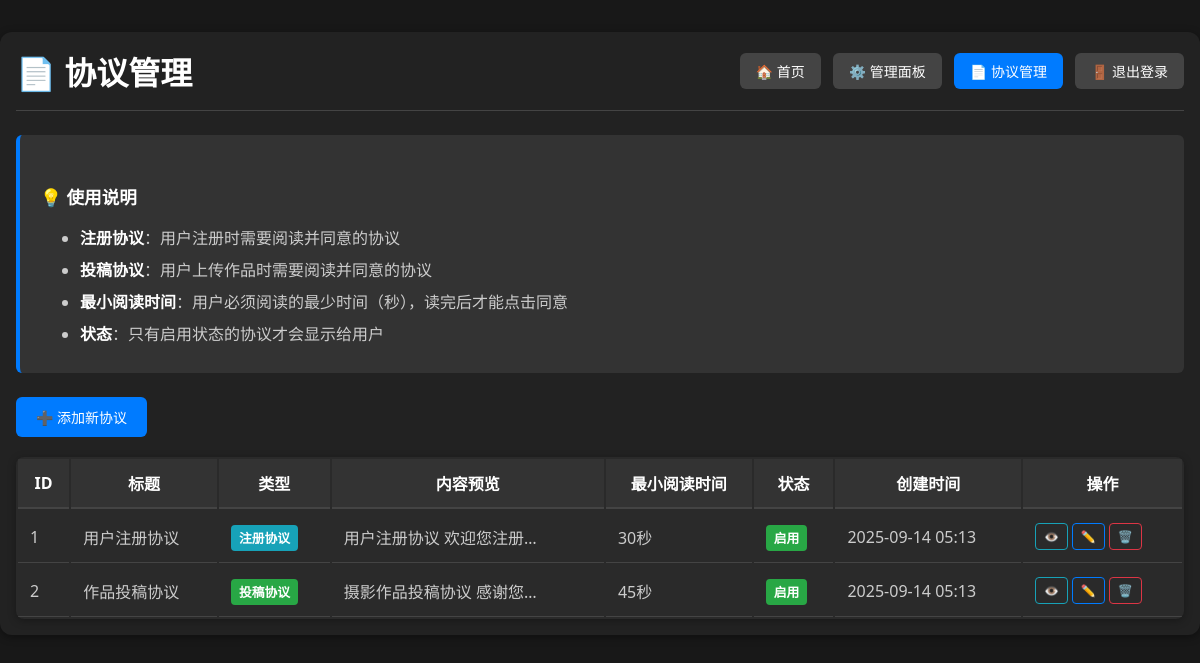
Before: /agreement_management (signed in) with the older database file.
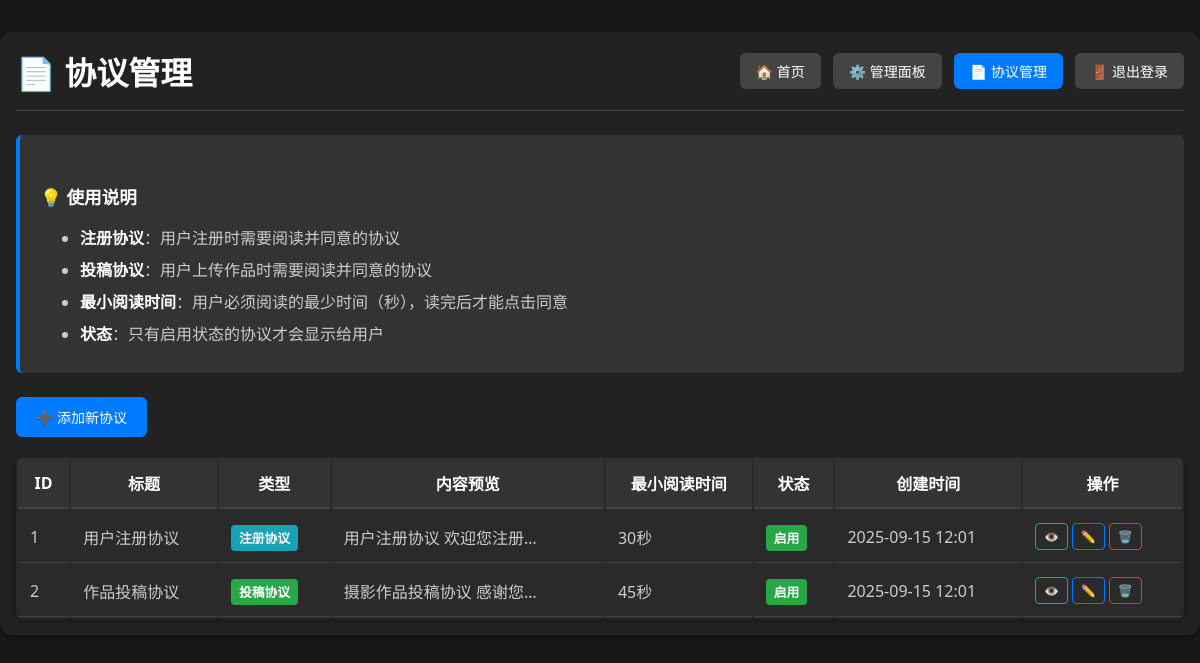
After: the same page with the newer database file.
### src/app.py (models this page shows)
class Agreement(db.Model):
    id = db.Column(db.Integer, primary_key=True)
    title = db.Column(db.String(100), nullable=False)  # 协议标题
    content = db.Column(db.Text, nullable=False)  # 协议内容（HTML格式）
    agreement_type = db.Column(db.String(20), nullable=False)  # 协议类型：register, upload
    min_read_time = db.Column(db.Integer, default=10)  # 最小阅读时间（秒）
    is_active = db.Column(db.Boolean, default=True)  # 是否启用
    created_at = db.Column(db.DateTime, default=db.func.current_timestamp())
    updated_at = db.Column(db.DateTime, default=db.func.current_timestamp(), onupdate=db.func.current_timestamp())

### src/app.py (the view)
@app.route('/agreement_management')
@super_admin_required
def agreement_management():
    agreements = Agreement.query.all()
    return render_template('agreement_management.html', agreements=agreements)

### src/app.py (called while the page is built)
def super_admin_required(f):
    @wraps(f)
    def decorated_function(*args, **kwargs):
        if 'user_id' not in session:
            return redirect(url_for('login'))
        user = User.query.get(session['user_id'])
        if not user or not user.is_active:
            session.clear()  # 清除session
            flash('账户已被禁用，请联系管理员')
            return redirect(url_for('login'))
        elif user.role < 3:
            flash('需要系统管理员权限')
            return redirect(url_for('index'))
        return f(*args, **kwargs)
    return decorated_function

### templates/agreement_management.html (shortened to what the changed rows need)
<!DOCTYPE html>
<html lang="zh-CN">
<head>
</head>
<body>
    <div class="container">
        <div class="header">
            <h1 class="title">📄 协议管理</h1>
        </div>
        <div class="table-container">
            <table class="table">
                <thead>
                    <tr>
                        <th>ID</th>
                        <th>标题</th>
                        <th>类型</th>
                        <th>内容预览</th>
                        <th>最小阅读时间</th>
                        <th>状态</th>
                        <th>创建时间</th>
                        <th>操作</th>
                    </tr>
                </thead>
                <tbody>
                    {% for agreement in agreements %}
                    <tr>
                        <td>{{ agreement.id }}</td>
                        <td>{{ agreement.title }}</td>
                        <td>
                            {% if agreement.agreement_type == 'register' %}
                                <span class="badge badge-info">注册协议</span>
                            {% elif agreement.agreement_type == 'upload' %}
                                <span class="badge badge-success">投稿协议</span>
                            {% else %}
                                <span class="badge badge-secondary">其他</span>
                            {% endif %}
                        </td>
                        <td>
                            <div class="content-section" title="{{ agreement.content|striptags }}">
                                {{ agreement.content|striptags|truncate(50) }}
                            </div>
                        </td>
                        <td>{{ agreement.min_read_time }}秒</td>
                        <td>
                            {% if agreement.is_active %}
                                <span class="badge badge-success">启用</span>
                            {% else %}
                                <span class="badge badge-danger">禁用</span>
                            {% endif %}
                        </td>
                        <td>{{ agreement.created_at.strftime('%Y-%m-%d %H:%M') }}</td>
                        <td>
                            <div class="btn-group">
                                <a href="{{ url_for('view_agreement', agreement_id=agreement.id) }}"
                                   class="btn-outline btn-outline-info" title="查看">
                                    👁️
                                </a>
                                <a href="{{ url_for('edit_agreement', agreement_id=agreement.id) }}"
                                   class="btn-outline btn-outline-primary" title="编辑">
                                    ✏️
                                </a>
                                <button type="button" class="btn-outline btn-outline-danger delete-btn"
                                        data-agreement-id="{{ agreement.id }}" title="删除">
                                    🗑️
                                </button>
                            </div>
                        </td>
                    </tr>
                    {% else %}
                    <tr>
                        <td colspan="8" class="empty-message">暂无协议记录</td>
                    </tr>
                    {% endfor %}
                </tbody>
            </table>
        </div>
    </div>
</body>
</html>

Changed rows visible on the page:
changed Agreement "用户注册协议": created_at "2025-09-14 05:13" → "2025-09-15 12:01"
changed Agreement "作品投稿协议": created_at "2025-09-14 05:13" → "2025-09-15 12:01"
